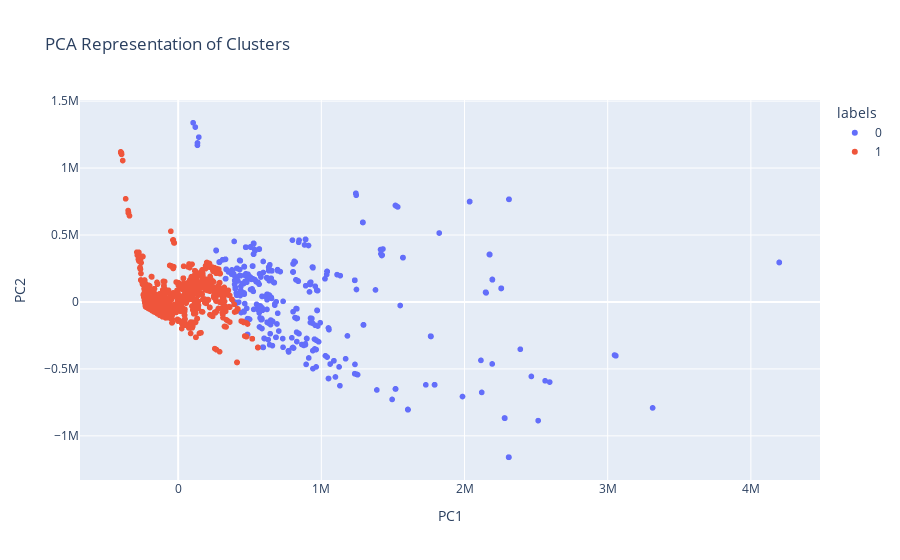

Source (notebook cell):
### Code cell
serve_scatter_plot()

### Figure 1 — Plotly figure (JSON) as saved in the notebook; plotly's stock layout.template omitted (floating-point values rounded to 4 significant figures; data arrays with more than 128 entries replaced by an {"elided": "..."} marker saying what was removed)
{"data": [{"hovertemplate": "labels=0<br>PC1=%{x}<br>PC2=%{y}<extra></extra>", "legendgroup": "0", "marker": {"color": "#636efa", "symbol": "circle"}, "mode": "markers", "name": "0", "showlegend": true, "type": "scattergl", "x": {"elided": "549 float values"}, "xaxis": "x", "y": {"elided": "549 float values"}, "yaxis": "y"}, {"hovertemplate": "labels=1<br>PC1=%{x}<br>PC2=%{y}<extra></extra>", "legendgroup": "1", "marker": {"color": "#EF553B", "symbol": "circle"}, "mode": "markers", "name": "1", "showlegend": true, "type": "scattergl", "x": {"elided": "3869 float values"}, "xaxis": "x", "y": {"elided": "3869 float values"}, "yaxis": "y"}], "layout": {"legend": {"title": {"text": "labels"}, "tracegroupgap": 0}, "title": {"text": "PCA Representation of Clusters"}, "xaxis": {"anchor": "y", "domain": [0, 1], "title": {"text": "PC1"}}, "yaxis": {"anchor": "x", "domain": [0, 1], "title": {"text": "PC2"}}}}
